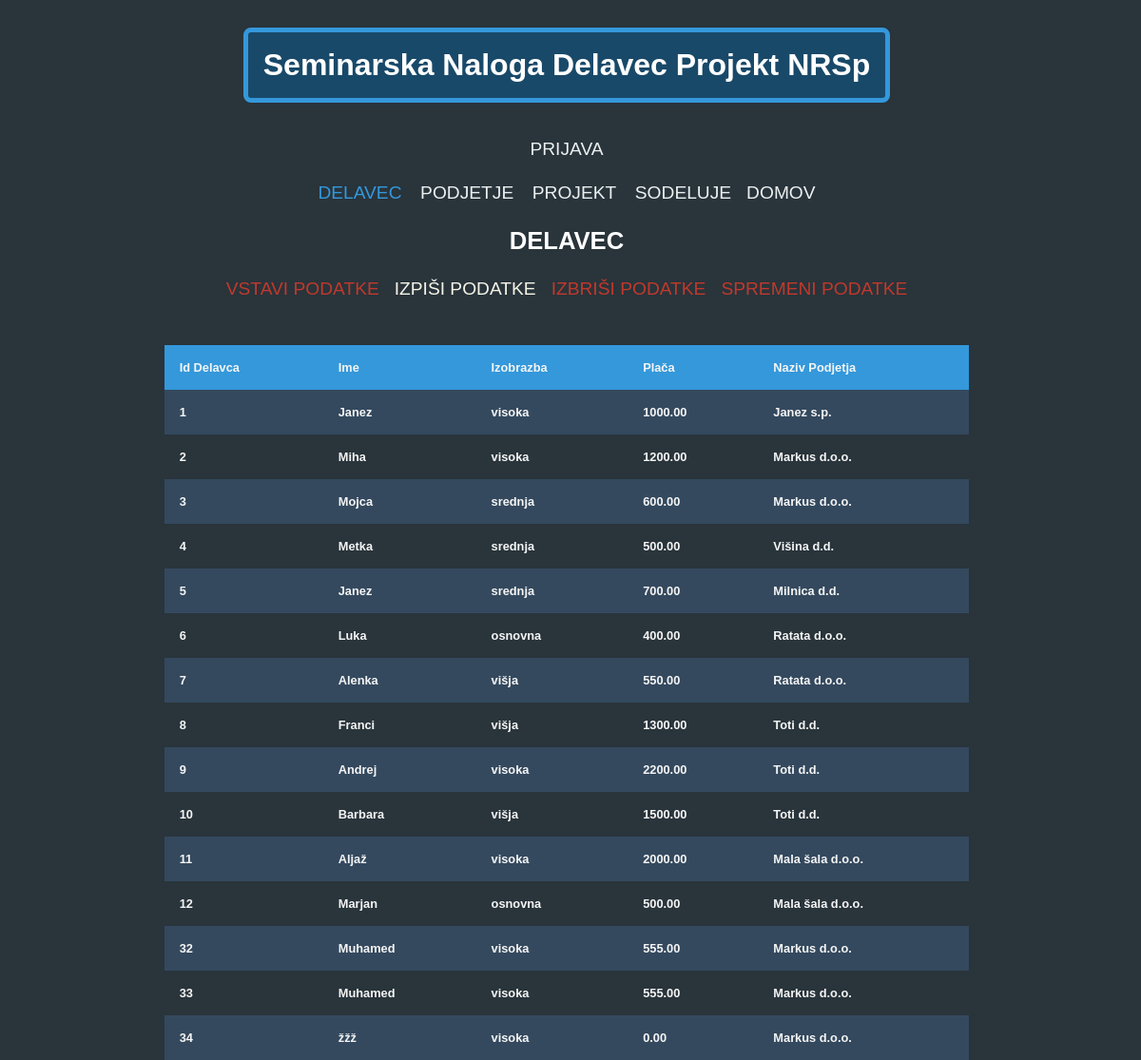
/components/delavec/delavec_izpisi.php, run on the app's committed database.
### tables this page shows
CREATE TABLE `delavec` (
  `id_delavec` int(11) NOT NULL,
  `ime` varchar(30) DEFAULT NULL,
  `izobrazba` varchar(40) DEFAULT NULL,
  `placa` decimal(7,2) DEFAULT NULL,
  `id_podjetje` int(11) DEFAULT NULL
);

CREATE TABLE `podjetje` (
  `id_podjetje` int(11) NOT NULL,
  `naziv` varchar(100) DEFAULT NULL,
  `mesto` varchar(100) DEFAULT NULL
);

### components/delavec/delavec_izpisi.php (the view, shortened to what this page needs)
<!doctype html>
<html lang="en">
<head>
    <link rel="stylesheet" href="../style_menu.css">
    <link rel="stylesheet" href="../style_table.css">
</head>
<body>
<?php
    include("../head.php");
?>
<div class="tableContainer">
    <?php
    include "../common_var.php";
    $conn = mysqli_connect($servername, $username, $password, $dbname);
    mysqli_query($conn, "set names 'utf8'");
    $sql = "SELECT delavec.id_delavec, delavec.ime, delavec.izobrazba, delavec.placa, podjetje.naziv AS naziv_podjetja FROM delavec INNER JOIN podjetje ON delavec.id_podjetje = podjetje.id_podjetje";
    $result = mysqli_query($conn, $sql);
    echo "<table>";
    echo "<tr><th>Id Delavca</th><th>Ime</th><th>Izobrazba</th><th>Plača</th><th>Naziv Podjetja</th></tr>";
    while($row = mysqli_fetch_assoc($result)) {
        echo  "<tr>".
                "<td>" .  $row["id_delavec"] . "</td>" .
                "<td>" . $row["ime"] . "</td>" .
                "<td>" . $row["izobrazba"]. "</td>" .
                "<td>" . $row["placa"] . "</td>".
                "<td>".$row["naziv_podjetja"]. "</td>" .
                "</tr>";
    }
    echo "</table>";
    ?>
</div>
</body>
</html>

### components/head.php (shortened to what this page needs)
<?php
$menus = [
    'DELAVEC' => [
        'Vstavi podatke' => '/components/delavec/delavec_vstavi.php',
        'Izpiši podatke' => '/components/delavec/delavec_izpisi.php',
        'Izbriši podatke' => '/components/delavec/delavec_brisi.php',
        'Spremeni podatke' => '/components/delavec/delavec_spremeni.php'
    ],
    'PODJETJE' => [
        'Vstavi podatke' => '/components/podjetje/podjetje_vstavi.php',
        'Izpiši podatke' => '/components/podjetje/podjetje_izpisi.php',
        'Izbriši podatke' => '/components/podjetje/podjetje_brisi.php',
        'Spremeni podatke' => '/components/podjetje/podjetje_spremeni.php'
    ],
    'PROJEKT' => [
        'Vstavi podatke' => '/components/projekt/projekt_vstavi.php',
        'Izpiši podatke' => '/components/projekt/projekt_izpisi.php',
        'Izbriši podatke' => '/components/projekt/projekt_brisi.php',
        'Spremeni podatke' => '/components/projekt/projekt_spremeni.php'
    ],
    'SODELUJE' => [
        'Vstavi podatke' => '/components/sodeluje/sodeluje_vstavi.php',
        'Izpiši podatke' => '/components/sodeluje/sodeluje_izpisi.php',
        'Izbriši podatke' => '/components/sodeluje/sodeluje_brisi.php',
        'Spremeni podatke' => '/components/sodeluje/sodeluje_spremeni.php'
    ]
];
$activeSection = isset($_SESSION['active_section']) ? $_SESSION['active_section'] : 'DELAVEC';
?>
<h1 class="naslov">Seminarska Naloga Delavec Projekt NRSp</h1>
<div class="loginContainer">
    <?php if (isset($_SESSION['logged_in']) && $_SESSION['logged_in'] === true) { ?>
        <div class="userInfo">
            <?php echo 'Prijavljen kot: ' . $_SESSION['email']; ?>
            <?php if (isset($_COOKIE['login_email'])) { ?>
                (Piškotek: <?php echo $_COOKIE['login_email']; ?>)
            <?php } ?>
        </div>
        <form action="/components/Login/logout.php" method="post">
            <input type="submit" value="Odjava">
        </form>
    <?php } else { ?>
        <a href="/components/Login/login.php">Prijava</a>
    <?php } ?>
</div>
<div class="menuSelection">
    <form action="<?php echo $_SERVER['PHP_SELF']; ?>" method="get">
        <button class="a <?php echo ($activeSection === 'DELAVEC') ? 'active' : ''; ?>" type="submit" name="section" value="DELAVEC">DELAVEC</button>
        <button class="b <?php echo ($activeSection === 'PODJETJE') ? 'active' : ''; ?>" type="submit" name="section" value="PODJETJE">PODJETJE</button>
        <button class="a <?php echo ($activeSection === 'PROJEKT') ? 'active' : ''; ?>" type="submit" name="section" value="PROJEKT">PROJEKT</button>
        <button class="b <?php echo ($activeSection === 'SODELUJE') ? 'active' : ''; ?>" type="submit" name="section" value="SODELUJE">SODELUJE</button>
    </form>
    <a class="homeLink" href="/index.php">Domov</a>
</div>
<div class="menuContainer">
    <div class="navContainer">
        <div class="heading">
            <h1><?php echo $activeSection; ?></h1>
        </div>
        <nav class="navMenu">
    <?php foreach ($menus[$activeSection] as $menuItem => $menuItemLink) { ?>
        <?php if (isset($_SESSION['logged_in']) && $_SESSION['logged_in'] === true) { ?>
            <?php if ($menuItem === 'Izbriši podatke' || $menuItem === 'Spremeni podatke' || $menuItem === 'Vstavi podatke') { ?>
                <a class="<?php echo ($activeSection === $menuItem) ? 'active' : ''; ?>" href="<?php echo $menuItemLink; ?>"><?php echo $menuItem; ?></a>
            <?php } else { ?>
                <a class="<?php echo ($activeSection === $menuItem) ? 'active' : ''; ?>" href="<?php echo $menuItemLink; ?>"><?php echo $menuItem; ?></a>
            <?php } ?>
        <?php } else { ?>
            <?php if ($menuItem === 'Izpiši podatke') { ?>
                <a class="<?php echo ($activeSection === $menuItem) ? 'active' : ''; ?>" href="<?php echo $menuItemLink; ?>"><?php echo $menuItem; ?></a>
            <?php } else { ?>
                <a class="disabled" href="/components/Login/login.php"><?php echo $menuItem; ?></a>
            <?php } ?>
        <?php } ?>
    <?php } ?>
</nav>
    </div>
</div>

### components/style_menu.css (style rules this page uses)
h1 { color: white; text-align: center; }
body { flex-direction: column; display: flex; align-items: center; background: #29343b; font-family: "Montserrat", sans-serif; }
.naslov { background-color:#194969; border: #3498db 5px solid; border-radius: 8px; font-size: 32px; padding: 1rem; }
.loginContainer { display: flex; align-items: center; padding: 0.5rem; width: fit-content; color: #f6f4e6; text-decoration: none; font-size: 1.2rem; font-weight: 700; }
.navMenu { display: flex; justify-content: center; align-items: center; }
.navMenu a, form input[type=submit] { padding: 0.5rem; width: fit-content; color: #f6f4e6; text-decoration: none; font-size: 1.2rem; text-transform: uppercase; font-weight: 500; transition: all 0.2s ease-in-out; }
.menuSelection { display: flex; }
.menuContainer { margin-bottom: 5vh; }
a { font-size: 18px; display: flex; }
.menuSelection button, .homeLink, a, form input[type=submit] { background-color: #29343b; border: none; position: relative; padding: 0.5rem; width: fit-content; color: #f6f4e6; text-decoration: none; font-size: 1.2rem; text-transform: uppercase; font-weight: 500; transition: all 0.2s ease-in-out; color: #ecf0f1; text-decoration: none; text-transform: uppercase; }
.menuSelection button.active { color: #3498db; }
.menuSelection button:disabled, a.disabled, a.disabled:hover { color: #c0392b; }
.menuSelection button::after, a::after { position: absolute; content: ""; top: 100%; left: 0; width: 100%; height: 3px; background: #3498db; transform: scaleX(0); transform-origin: center; transition: transform 0.5s; cursor: pointer; }

### components/style_table.css (style rules this page uses)
body { height: 100vh; width: 98vw; display: flex; background-color: #29343b; color: whitesmoke; }
.tableContainer { width: 90%; display: flex; flex-direction: column; align-items: center; }
table { background-color: #29343b; border-radius: 8px; width: 80%; color: whitesmoke; border-collapse: collapse; }
th, td { padding: 1rem; text-align: left; }
th { background-color: #3498db; }
tr:nth-child(even) { background-color: #34495e; transition: all 0.2s ease-in-out; }

### components/style.css (style rules this page uses)
body { font-family: 'Segoe UI', Tahoma, Geneva, Verdana, sans-serif; font-size: 0.8rem; height: 98vh; font-weight: bold; display: flex; flex-direction: column; background-color: #29343b; }

### data on the page
delavec: id_delavec "1", ime "Janez", izobrazba "visoka", placa "1000.00", id_podjetje.naziv "Janez s.p."
delavec: id_delavec "2", ime "Miha", izobrazba "visoka", placa "1200.00", id_podjetje.naziv "Markus d.o.o."
delavec: id_delavec "3", ime "Mojca", izobrazba "srednja", placa "600.00", id_podjetje.naziv "Markus d.o.o."
delavec: id_delavec "4", ime "Metka", izobrazba "srednja", placa "500.00", id_podjetje.naziv "Višina d.d."
delavec: id_delavec "5", ime "Janez", izobrazba "srednja", placa "700.00", id_podjetje.naziv "Milnica d.d."
delavec: id_delavec "6", ime "Luka", izobrazba "osnovna", placa "400.00", id_podjetje.naziv "Ratata d.o.o."
delavec: id_delavec "7", ime "Alenka", izobrazba "višja", placa "550.00", id_podjetje.naziv "Ratata d.o.o."
delavec: id_delavec "8", ime "Franci", izobrazba "višja", placa "1300.00", id_podjetje.naziv "Toti d.d."
delavec: id_delavec "9", ime "Andrej", izobrazba "visoka", placa "2200.00", id_podjetje.naziv "Toti d.d."
delavec: id_delavec "10", ime "Barbara", izobrazba "višja", placa "1500.00", id_podjetje.naziv "Toti d.d."
delavec: id_delavec "11", ime "Aljaž", izobrazba "visoka", placa "2000.00", id_podjetje.naziv "Mala šala d.o.o."
delavec: id_delavec "12", ime "Marjan", izobrazba "osnovna", placa "500.00", id_podjetje.naziv "Mala šala d.o.o."
delavec: id_delavec "32", ime "Muhamed", izobrazba "visoka", placa "555.00", id_podjetje.naziv "Markus d.o.o."
delavec: id_delavec "33", ime "Muhamed", izobrazba "visoka", placa "555.00", id_podjetje.naziv "Markus d.o.o."
delavec: id_delavec "34", ime "žžž", izobrazba "visoka", placa "0.00", id_podjetje.naziv "Markus d.o.o."

### other printed values
$activeSection "DELAVEC"
$menuItem "VSTAVI PODATKE"
$menuItem "IZPIŠI PODATKE"
$menuItem "IZBRIŠI PODATKE"
$menuItem "SPREMENI PODATKE"
